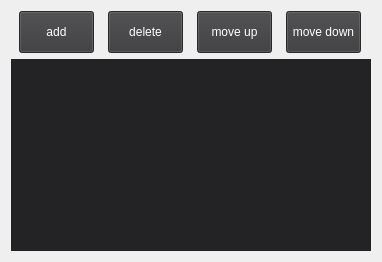
           <widget class="QWidget" name="page">
            <layout class="QGridLayout" name="gridLayout">
             <item row="0" column="0">
              <layout class="QHBoxLayout" name="horizontalLayout_5">
               <property name="spacing">
                <number>6</number>
               </property>
               <item>
                <widget class="QPushButton" name="m_pBtnAddScene">
                 <property name="sizePolicy">
                  <sizepolicy hsizetype="Maximum" vsizetype="Fixed">
                   <horstretch>0</horstretch>
                   <verstretch>0</verstretch>
                  </sizepolicy>
                 </property>
                 <property name="minimumSize">
                  <size>
                   <width>75</width>
                   <height>42</height>
                  </size>
                 </property>
                 <property name="maximumSize">
                  <size>
                   <width>75</width>
                   <height>42</height>
                  </size>
                 </property>
                 <property name="focusPolicy">
                  <enum>Qt::NoFocus</enum>
                 </property>
                 <property name="styleSheet">
                  <string notr="true">color: rgba(255, 255, 255, 255);
background-color: rgba(57, 57, 59, 255);
border-image: url(:/images/btn_scene_manager.png);</string>
                 </property>
                 <property name="text">
                  <string>add</string>
                 </property>
                </widget>
               </item>
               <item>
                <widget class="QPushButton" name="m_pBtnDelScene">
                 <property name="sizePolicy">
                  <sizepolicy hsizetype="Maximum" vsizetype="Fixed">
                   <horstretch>0</horstretch>
                   <verstretch>0</verstretch>
                  </sizepolicy>
                 </property>
                 <property name="minimumSize">
                  <size>
                   <width>75</width>
                   <height>42</height>
                  </size>
                 </property>
                 <property name="maximumSize">
                  <size>
                   <width>75</width>
                   <height>42</height>
                  </size>
                 </property>
                 <property name="focusPolicy">
                  <enum>Qt::NoFocus</enum>
                 </property>
                 <property name="styleSheet">
                  <string notr="true">color: rgba(255, 255, 255, 255);
background-color: rgba(57, 57, 59, 255);
border-image: url(:/images/btn_scene_manager.png);</string>
                 </property>
                 <property name="text">
                  <string>delete</string>
                 </property>
                </widget>
               </item>
               <item>
                <widget class="QPushButton" name="m_pBtnMoveUp">
                 <property name="sizePolicy">
                  <sizepolicy hsizetype="Maximum" vsizetype="Fixed">
                   <horstretch>0</horstretch>
                   <verstretch>0</verstretch>
                  </sizepolicy>
                 </property>
                 <property name="minimumSize">
                  <size>
                   <width>75</width>
                   <height>42</height>
                  </size>
                 </property>
                 <property name="maximumSize">
                  <size>
                   <width>75</width>
                   <height>42</height>
                  </size>
                 </property>
                 <property name="focusPolicy">
                  <enum>Qt::NoFocus</enum>
                 </property>
                 <property name="styleSheet">
                  <string notr="true">color: rgba(255, 255, 255, 255);
background-color: rgba(57, 57, 59, 255);
border-image: url(:/images/btn_scene_manager.png);</string>
                 </property>
                 <property name="text">
                  <string>move up</string>
                 </property>
                </widget>
               </item>
               <item>
                <widget class="QPushButton" name="m_pBtnMoveDown">
                 <property name="sizePolicy">
                  <sizepolicy hsizetype="Maximum" vsizetype="Fixed">
                   <horstretch>0</horstretch>
                   <verstretch>0</verstretch>
                  </sizepolicy>
                 </property>
                 <property name="minimumSize">
                  <size>
                   <width>75</width>
                   <height>42</height>
                  </size>
                 </property>
                 <property name="maximumSize">
                  <size>
                   <width>75</width>
                   <height>42</height>
                  </size>
                 </property>
                 <property name="focusPolicy">
                  <enum>Qt::NoFocus</enum>
                 </property>
                 <property name="styleSheet">
                  <string notr="true">color: rgba(255, 255, 255, 255);
background-color: rgba(57, 57, 59, 255);
border-image: url(:/images/btn_scene_manager.png);</string>
                 </property>
                 <property name="text">
                  <string>move down</string>
                 </property>
                </widget>
               </item>
              </layout>
             </item>
             <item row="1" column="0">
              <widget class="QListWidget" name="m_pLWScene">
               <property name="sizePolicy">
                <sizepolicy hsizetype="Maximum" vsizetype="Expanding">
                 <horstretch>0</horstretch>
                 <verstretch>0</verstretch>
                </sizepolicy>
               </property>
               <property name="minimumSize">
                <size>
                 <width>360</width>
                 <height>0</height>
                </size>
               </property>
               <property name="maximumSize">
                <size>
                 <width>360</width>
                 <height>16777215</height>
                </size>
               </property>
               <property name="focusPolicy">
                <enum>Qt::NoFocus</enum>
               </property>
               <property name="styleSheet">
                <string notr="true">background-color: rgb(35, 35, 37);</string>
               </property>
               <property name="frameShape">
                <enum>QFrame::NoFrame</enum>
               </property>
               <property name="horizontalScrollBarPolicy">
                <enum>Qt::ScrollBarAlwaysOff</enum>
               </property>
              </widget>
             </item>
            </layout>
           </widget>
